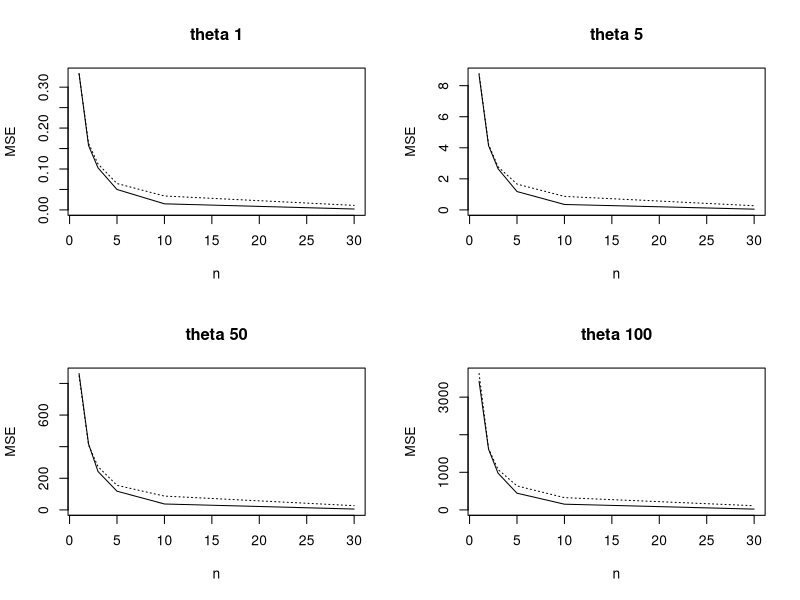

Recreate this plot in R. (Note: this script raises an error after producing the figure.)



# function to find MSE
mse<-function(n, theta) 
{
  
  #function to find both MLE and MOME
  
  computestimate<-function(n, theta) 
  {
    x<-runif(n, min = 0, max = theta)
    mle<-max(x)
    mome<-2*mean(x)
    return(c(mle=mle,mome=mome))
  }
  
  # replicate 1000 times
  estimate<-replicate(1000, computestimate(n, theta))
  
  # return MSE value(MLE and MOME) for a particular n and theta
  return(rowMeans((estimate - theta)^2))
}


#########################################################

n = c(1, 2, 3, 5, 10, 30)
theta = c(1, 5, 50, 100)
set.seed(1)

#get length of n and theta matrix
nlength=length(n)
thetalength=length(theta)

#create two (n x theta) matrices to store MSE of MLE and MOME for every combination of n and theta
mseofmle<-matrix(nrow = nlength, ncol = thetalength)
mseofmome<-matrix(nrow = nlength, ncol = thetalength)


for(i in 1:nlength) 
{
  for(j in 1:thetalength) 
  {
    #call mse function for n=n[i] and theta=theta[j] 
    result<-mse(n[i],theta[j])
    mseofmle[i,j]<-result["mle"]
    mseofmome[i,j]<-result["mome"]
  } 
}

#dislay the MSE matrices for MLE and MOME for all Combinations of n, theta
mseofmle
mseofmome


#plotting the MSE graphs(MLE and MOME)on the same plot for each value of theta

par(mfrow=c(2, 2))
for(i in 1:thetalength) {
  #MLE plot in solid line
  plot(n, mseofmle[,i], lty="solid",type="l", main=paste("theta",theta[i]), ylab="MSE", ylim=c(0, max(mseofmome[, i], mseofmle[, i])))
  #MOME plot in dotted lines
  lines(n, mseofmome[,i],lty="dotted")
}

conf


